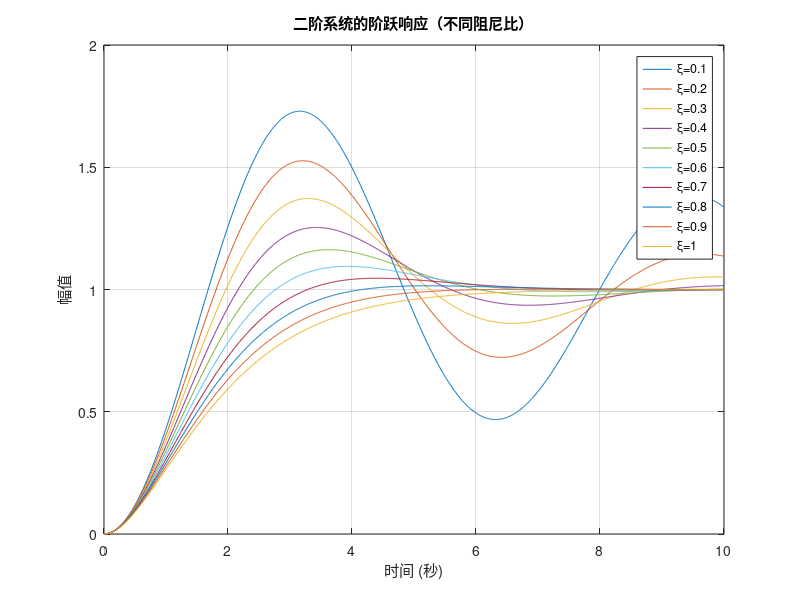

This chart was generated by the following MATLAB code:
% 定义自然频率
wn = 1;

% 定义阻尼比范围
xi_values = 0.1:0.1:1;

% 定义时间范围
t = 0:0.01:10;

% 创建图形窗口
figure;

% 循环计算不同阻尼比下的阶跃响应
for xi = xi_values
    % 定义二阶系统传递函数
    phi = tf([wn^2], [1 2*xi*wn wn^2]);
    
    % 计算阶跃响应
    y = step(phi, t);
    
    % 绘制响应曲线
    plot(t, y, 'DisplayName', ['\xi=' num2str(xi)]);
    hold on;
end

% 添加图例和标签
legend;
xlabel('时间 (秒)');
ylabel('幅值');
title('二阶系统的阶跃响应（不同阻尼比）');
grid on;